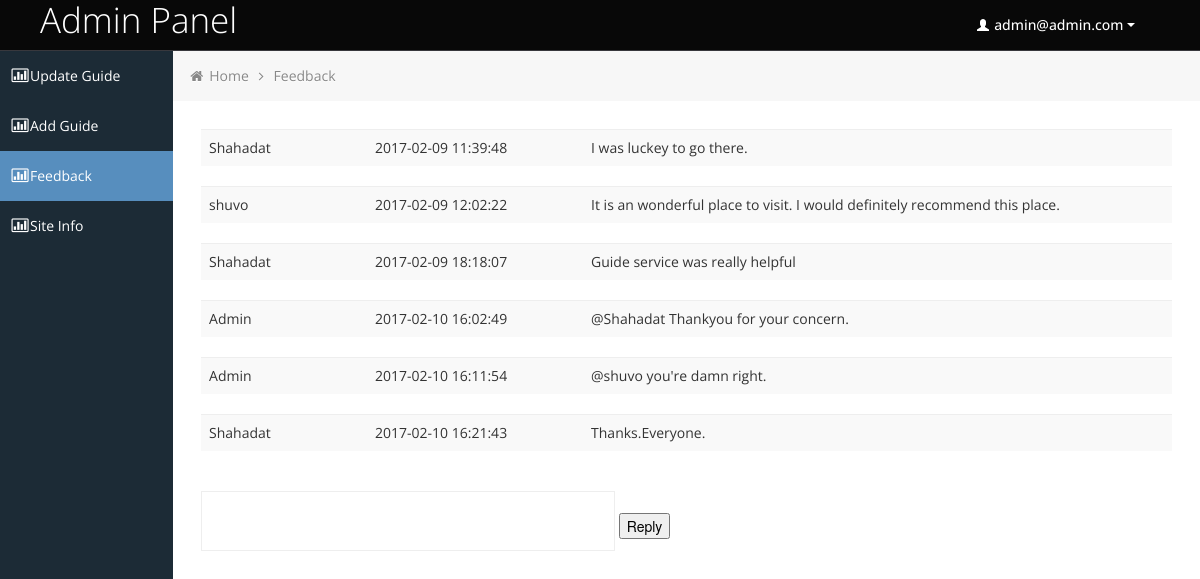
The page /admin/feedback.php (signed in) on the database its author committed.
### tables this page shows
CREATE TABLE `review` (
  `ReviewId` int(11) NOT NULL,
  `Review` text NOT NULL,
  `ReviewTime` timestamp NOT NULL DEFAULT CURRENT_TIMESTAMP,
  `PlaceId` int(11) DEFAULT NULL,
  `TouristId` int(11) DEFAULT NULL,
  `user` varchar(50) NOT NULL
);

### admin/feedback.php (the view, shortened to what this page needs)
<?php
  include("config.php");
?>
<!DOCTYPE html>
<html lang="en">
<head>
	<link id="bootstrap-style" href="css/bootstrap.min.css" rel="stylesheet">
	<link href="css/bootstrap-responsive.min.css" rel="stylesheet">
	<link id="base-style" href="css/style.css" rel="stylesheet">
	<link id="base-style-responsive" href="css/style-responsive.css" rel="stylesheet">
</head>
<body>
<?php include("head.php"); ?>
		<div class="container-fluid-full">
		<div class="row-fluid">
			<?php include("sidebar.php"); ?>
			<div id="content" class="span10">
			<ul class="breadcrumb">
				<li>
					<i class="icon-home"></i>
					<a href="index.php">Home</a>
					<i class="icon-angle-right"></i>
				</li>
				<li><a href="feedback.php">Feedback</a></li>
			</ul>
<?php
$sql="SELECT * from Review order by ReviewId asc";
	$result = mysqli_query($con,$sql);
	while($row=mysqli_fetch_array($result)){?>
		<table class="table table-responsive table-striped table-hover" style="border:3 px solid #004D40;border-radius: 4px;border-color: #004D40">
        	<tbody >
        		<tr style="border:3 px solid;border-radius: 4px;border-color: #004D40" >
        			<td width="150"><?php
        			  echo "".$row['user'];?></td>
        			<td width="200"><?php  echo "".$row['ReviewTime'];?></td>
        			<td><?php  echo "".$row['Review'];?></td>
        		</tr>
        	</tbody>
       	</table>
<?php
	}
?>
<?php include("comments.php");
echo "
<form method='POST' action='".setComments($con)."'>
<input type='hidden' name='uname' value='Admin'><br>
        		<textarea style='resize: none;height: 50px;width: 400px' name='msg' required='null'></textarea>
        		<input type='submit' name='commentSubmit' value='Reply'>
</form>";?>
	</div>
		</div>
		</div>
</body>
</html>

### admin/css/style.css (style rules this page uses)
body { background: #F5F5F5; color: #333; border: none; font-family: 'Open Sans', sans-serif; font-weight: 400; }
a { color: #646464; }
#content { background: #ffffff; filter: none; min-height: 100%; padding: 20px 20px; position: relative; }
.breadcrumb { margin: -28px -28px 28px -28px; line-height: 34px; background: #F7F7F7; border: 0px; color: #888; -webkit-box-shadow: none; -moz-box-shadow: none; box-shadow: none; -webkit-border-radius: 0px; -moz-border-radius: 0px; border-radius: 0px; }
.breadcrumb a { color: #888; text-shadow: 0px 1px 1px #fff; }
.table th, .table td { border-top: 1px solid #eee; }

### admin/css/style-responsive.css (style rules this page uses)
@media (min-width: 1200px) { .container-fluid-full { overflow: hidden; position: relative; height: 100%; } }
@media (min-width: 1200px) { #content { width: 85.578%; padding: 28px; margin: 0px 0px; margin-left: 14.422% !important; } }

### admin/css/halflings.css (style rules this page uses)
html, html .halflings { -webkit-font-smoothing: antialiased !important; }

### admin/css/style-forms.css (style rules this page uses)
.add-on, select, textarea, input[type="text"], input[type="password"], input[type="datetime"], input[type="datetime-local"], input[type="date"], input[type="month"], input[type="time"], input[type="week"], input[type="number"], input[type="email"], input[type="url"], input[type="search"], input[type="tel"], input[type="color"], input[type="file"], .uneditable-input { border-color: #eee !important; display: inline-block; height: 20px; padding: 4px 6px; margin-bottom: 10px; font-size: 14px; line-height: 20px; color: #555555; vertical-align: middle; -webkit-border-radius: 0px; -moz-border-radius: 0px; border-radius: 0px; }
input, textarea, .uneditable-input { width: 206px; }
textarea { height: auto; }
textarea, input[type="text"], input[type="password"], input[type="datetime"], input[type="datetime-local"], input[type="date"], input[type="month"], input[type="time"], input[type="week"], input[type="number"], input[type="email"], input[type="url"], input[type="search"], input[type="tel"], input[type="color"], .uneditable-input { background-color: #ffffff; border: 1px solid #cccccc; -webkit-box-shadow: none; -moz-box-shadow: none; box-shadow: none; -webkit-transition: border linear 0.2s, box-shadow linear 0.2s; -moz-transition: border linear 0.2s, box-shadow linear 0.2s; -o-transition: border linear 0.2s, box-shadow linear 0.2s; transition: border linear 0.2s, box-shadow linear 0.2s; }
input[type="file"], input[type="image"], input[type="submit"], input[type="reset"], input[type="button"], input[type="radio"], input[type="checkbox"] { width: auto; }
input, textarea, .uneditable-input { margin-left: 0; }

### rows shown on the page
review: user "Shahadat", ReviewTime "2017-02-09 11:39:48", Review "I was luckey to go there."
review: user "shuvo", ReviewTime "2017-02-09 12:02:22", Review "It is an wonderful place to visit. I would definitely recommend this place."
review: user "Shahadat", ReviewTime "2017-02-09 18:18:07", Review "Guide service was really helpful"
review: user "Admin", ReviewTime "2017-02-10 16:02:49", Review "@Shahadat Thankyou for your concern."
review: user "Admin", ReviewTime "2017-02-10 16:11:54", Review "@shuvo you're damn right."
review: user "Shahadat", ReviewTime "2017-02-10 16:21:43", Review "Thanks.Everyone."

### other values the page prints
$_SESSION['admin'] "admin@admin.com"
